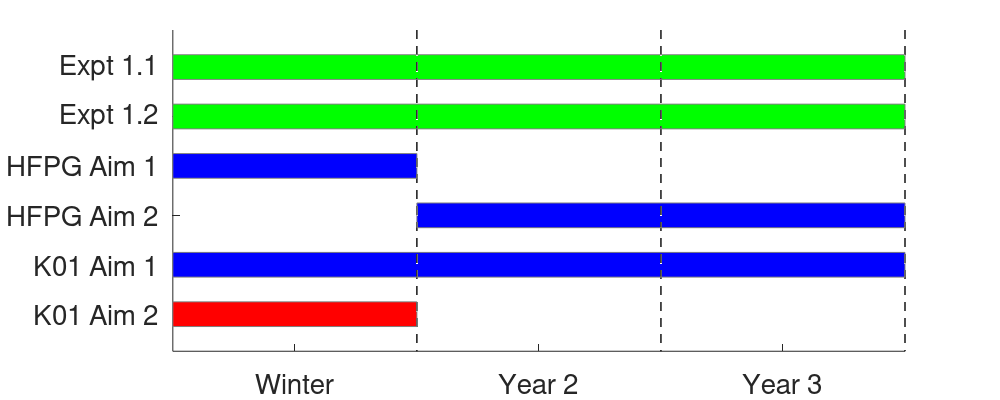

Recreate this plot in MATLAB.
%ylabels = {'Aim 1: behaviour','Aim 1: recording','Aim 1: analysis','Aim 2: behaviour','Aim 2: recording','Aim 2: analysis','Aim 3a (inactivations)','Aim 3b: rec+inact','Aim 3b: analysis'};
ylabels = {'Expt 1.1','Expt 1.2', ...
    'HFPG Aim 1', ...
    'HFPG Aim 2', ...
    'K01 Aim 1', ...
    'K01 Aim 2'};


xlabels = {'Winter','Year 2','Year 3'};

nL = length(ylabels);

rect_ystart = 0.75:1:0.75+nL;
rect_height = 0.5*ones(size(ylabels));
rect_xstart = [0  0  0  1  0  0  1  2];
rect_width =  [3  3  1  2  3  1  1  1];

cols = {'g','g','b','b','b','r','r','r','r','r','r','r'};

figure; hold on;

% draw year lines
for iLine = 1:3
   h = line([iLine iLine],[0.25 nL+0.75]); set(h,'LineStyle','--','Color','k','LineWidth',1); 
end

% make bars
for iL = 1:nL
    
   h = rectangle('Position',[rect_xstart(iL) rect_ystart(iL) rect_width(iL) rect_height(iL)]);
   set(h,'EdgeColor',[0.5 0.5 0.5],'FaceColor',cols{iL});
    
end


set(gca,'YTick',1:nL,'YTickLabel',ylabels,'XTick',0.5:2.5,'XTickLabel',xlabels,'XLim',[0 3],'FontSize',20,'YLim',[0.25 nL+0.75]);
axis ij;

%%
set(gcf,'PaperUnits','inches','PaperSize',[10,4],'PaperPosition',[0 0 10 4])
print('-dpng','-r300','timeline.png')